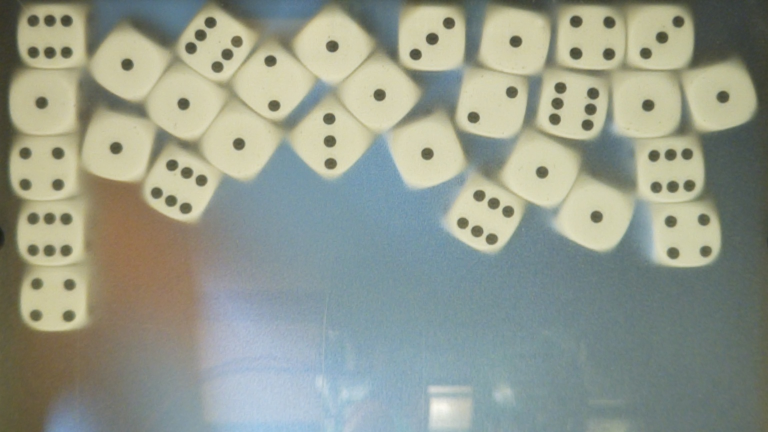
#> input picture images/final_box_20_dice/04.jpg, 1536 x 864 px (shown at 1/2 size)
$ python -i DieFinder.py   (imports and definitions only)
#> lines starting #> are read from the running program, lines starting #| are printed output that depends on the picture
#> further down, picture is the input picture: PIL image 1536x864 RGB; mean R, G, B 147.7, 154.1, 140.7
import numpy as np
import tensorflow as tf
from PIL import Image
from skimage.feature import peak_local_max, corner_subpix
from scipy.ndimage import gaussian_filter
import os

# === Settings ===
_model_path = os.path.join(os.path.dirname(__file__), "die_finder_cnn.tflite")
_downsample = 9
_gaussian_sigma = 0.75  # sigma for smoothing the heatmap before peak detection
_min_distance = 2     # minimum pixels between peaks in downsampled space (~90px in original)
_threshold = 0.1       # minimum heatmap value to count as a detection

# === Load model once on import ===
# [1 line that did not run here, left out]
# [1 line that did not run here, left out]
# [1 line that did not run here, left out]


def find_dice(pil_image, downsample=_downsample, gaussian_sigma=_gaussian_sigma,
              min_distance=_min_distance, threshold=_threshold):
    """
    Find dice centers in a PIL image.

    Args:
        pil_image: PIL Image (RGB or grayscale) at original resolution
        downsample: factor to shrink image before feeding to CNN
        gaussian_sigma: smoothing applied to heatmap before peak finding
        min_distance: minimum pixels between detected peaks (in downsampled space)
        threshold: minimum heatmap confidence to count as a detection

    Returns:
        List of (x, y, confidence) tuples in original image coordinates,
        sorted by confidence descending.
    """
#> called with downsample = 9, gaussian_sigma = 0.75, min_distance = 2, threshold = 0.1
    # Downsample and prepare input
    gray = pil_image.convert("L")
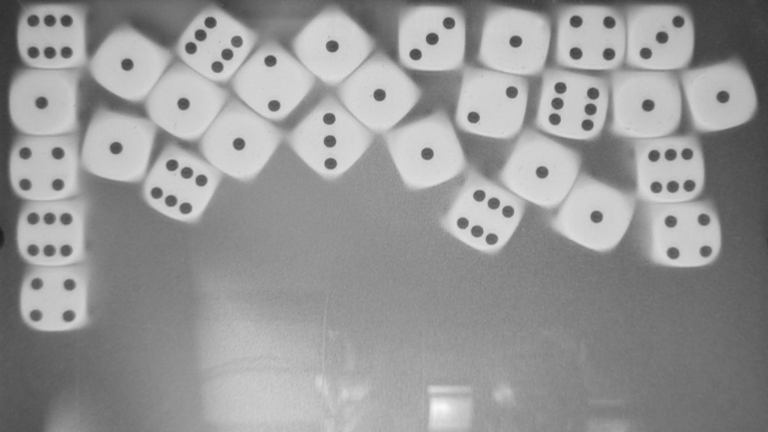
#> gray: PIL image 1536x864 L (shown at 1/2 size); min 26, max 248, mean 150.6
    orig_w, orig_h = gray.size
#> orig_w = 1536; orig_h = 864
    small_w, small_h = orig_w // downsample, orig_h // downsample
#> small_w = 170; small_h = 96
    small = gray.resize((small_w, small_h))
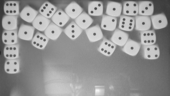
#> small: PIL image 170x96 L; min 41, max 246, mean 150.7

    # Resize interpreter for this input size (fully conv model accepts any size)
    input_shape = [1, small_h, small_w, 1]
#> input_shape = [1, 96, 170, 1]
#> (the run stopped early here; a loop or call above may not have finished)

$ run again, on images/final_box_20_dice/00.jpg
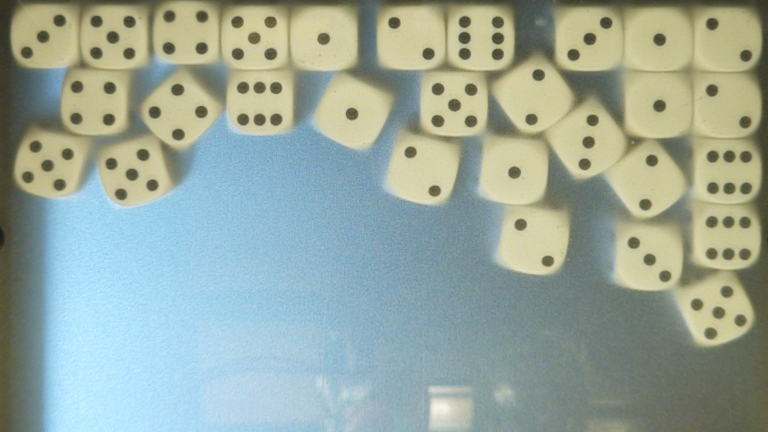
#> input picture images/final_box_20_dice/00.jpg, 1536 x 864 px (shown at 1/2 size)
#> picture is the input picture: PIL image 1536x864 RGB; mean R, G, B 152.5, 167.6, 156.6
#> in find_dice, `gray = pil_image.convert("L")`:
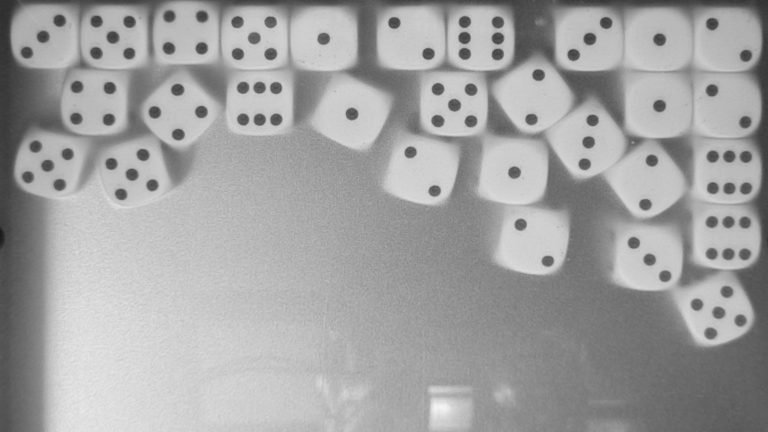
#> gray: PIL image 1536x864 L (shown at 1/2 size); min 24, max 246, mean 161.8
#> in find_dice, `small = gray.resize((small_w, small_h))`:
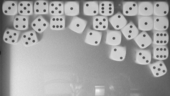
#> small: PIL image 170x96 L; min 37, max 242, mean 161.8

$ run again, on images/final_box_20_dice/01.jpg
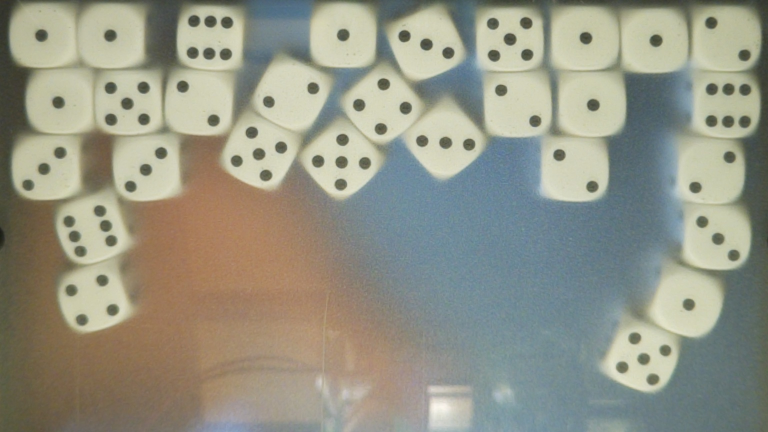
#> input picture images/final_box_20_dice/01.jpg, 1536 x 864 px (shown at 1/2 size)
#> picture is the input picture: PIL image 1536x864 RGB; mean R, G, B 148.3, 148.9, 133.9
#> in find_dice, `gray = pil_image.convert("L")`:
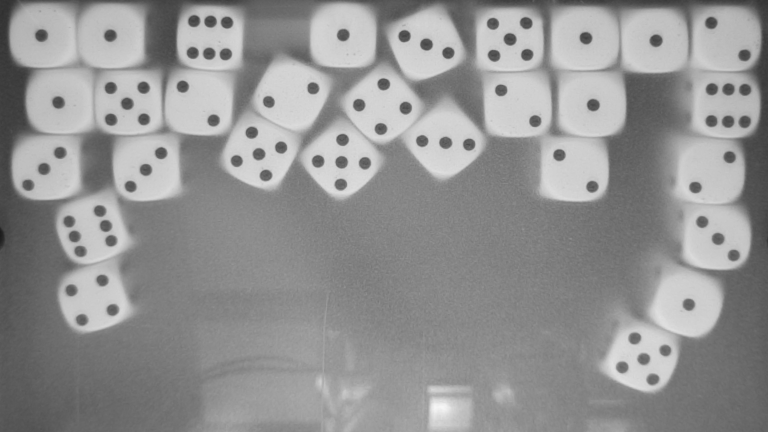
#> gray: PIL image 1536x864 L (shown at 1/2 size); min 24, max 247, mean 147
#> in find_dice, `small = gray.resize((small_w, small_h))`:
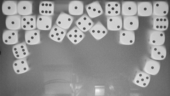
#> small: PIL image 170x96 L; min 39, max 244, mean 147

$ run again, on images/final_box_20_dice/02.jpg
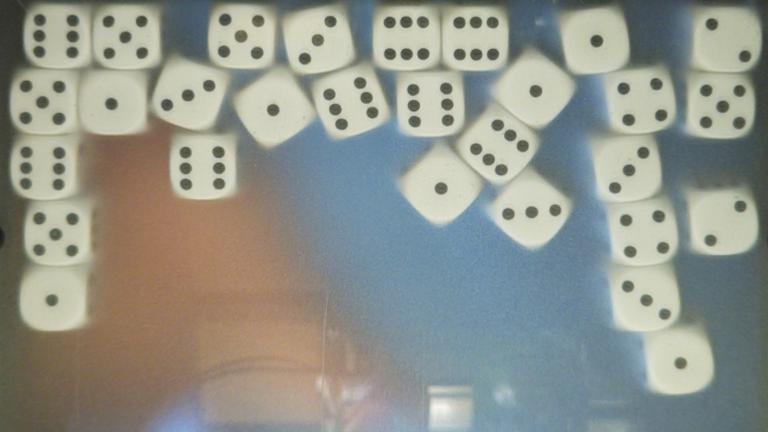
#> input picture images/final_box_20_dice/02.jpg, 1536 x 864 px (shown at 1/2 size)
#> picture is the input picture: PIL image 1536x864 RGB; mean R, G, B 144.2, 147.5, 139
#> in find_dice, `gray = pil_image.convert("L")`:
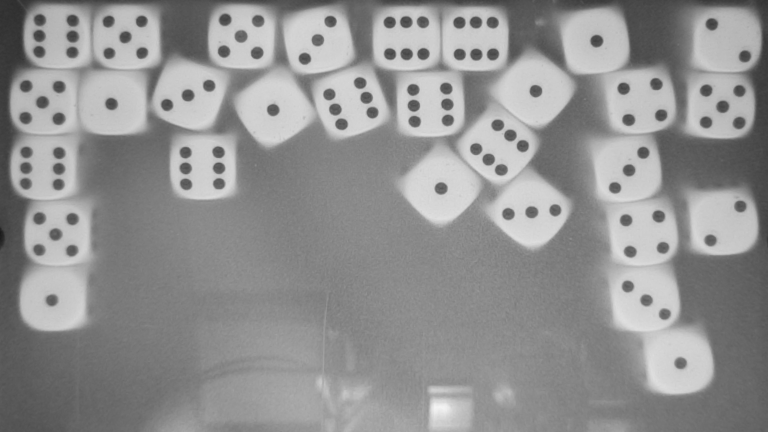
#> gray: PIL image 1536x864 L (shown at 1/2 size); min 24, max 245, mean 145.6
#> in find_dice, `small = gray.resize((small_w, small_h))`:
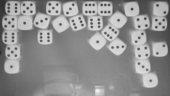
#> small: PIL image 170x96 L; min 38, max 242, mean 145.6
